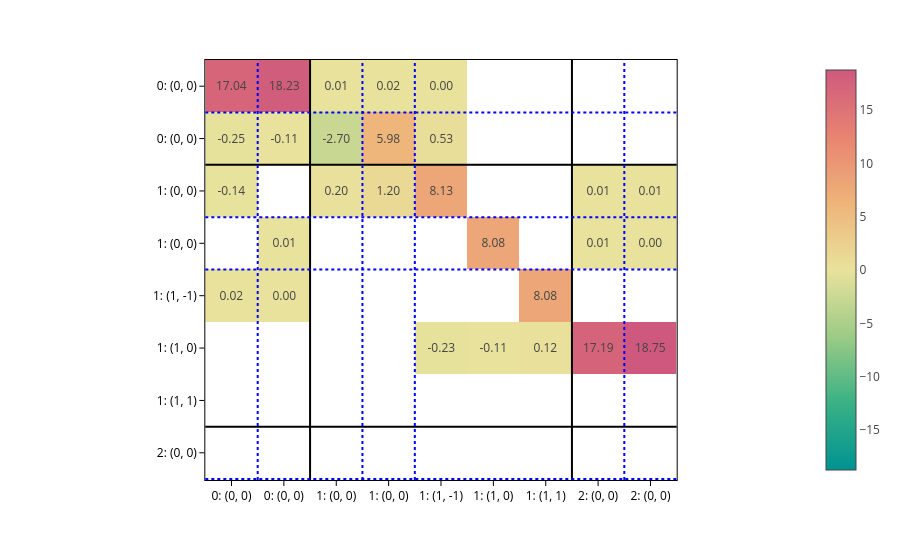
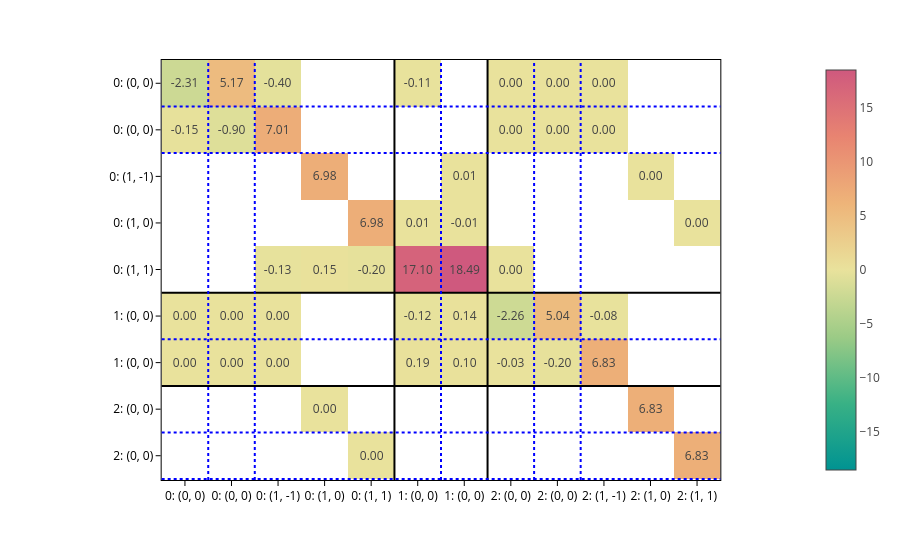

Notebook cell for these charts, in order:
### Markdown cell above
You can of course plot the predicted matrices:

### Code cell
matrices_rot = processor.matrix_from_data(data_rot, predictions=out_rot)

for config, matrix in zip(configs_rot, matrices_rot):
    plot_basis_matrix(
        matrix*100,
        config,
        point_lines={"color": "black"},
        basis_lines={"color": "blue"},
        colorscale="temps",
        text=".2f",
        basis_labels=True,
    ).show()

### Figure 1 — Plotly figure (JSON) as saved in the notebook; plotly's stock layout.template omitted (floating-point values rounded to 4 significant figures)
{"data": [{"coloraxis": "coloraxis", "hovertemplate": "x: %{x}<br>y: %{y}<br>color: %{z}<extra></extra>", "name": "0", "texttemplate": "%{z:.2f}", "type": "heatmap", "xaxis": "x", "yaxis": "y", "z": [[17.04, 18.23, 0.01494, 0.02414, -0.0008452, null, null, null, null], [-0.2527, -0.113, -2.698, 5.981, 0.5313, null, null, null, null], [-0.1356, null, 0.2026, 1.204, 8.131, null, null, 0.01406, 0.009405], [null, 0.01395, null, null, null, 8.084, null, 0.01319, -0.002658], [0.02251, 0.0008402, null, null, null, null, 8.084, null, null], [null, null, null, null, -0.2321, -0.1051, 0.1199, 17.19, 18.75]]}], "layout": {"coloraxis": {"cmid": 0, "colorscale": [[0, "rgb(0, 147, 146)"], [0.1667, "rgb(57, 177, 133)"], [0.3333, "rgb(156, 203, 134)"], [0.5, "rgb(233, 226, 156)"], [0.6667, "rgb(238, 180, 121)"], [0.8333, "rgb(232, 132, 113)"], [1, "rgb(207, 89, 126)"]]}, "margin": {"t": 60}, "shapes": [{"line": {"color": "black"}, "type": "line", "x0": 0, "x1": 1, "xref": "x domain", "y0": 1.5, "y1": 1.5, "yref": "y"}, {"line": {"color": "black"}, "type": "line", "x0": 1.5, "x1": 1.5, "xref": "x", "y0": 0, "y1": 1, "yref": "y domain"}, {"line": {"color": "black"}, "type": "line", "x0": 0, "x1": 1, "xref": "x domain", "y0": 6.5, "y1": 6.5, "yref": "y"}, {"line": {"color": "black"}, "type": "line", "x0": 6.5, "x1": 6.5, "xref": "x", "y0": 0, "y1": 1, "yref": "y domain"}, {"line": {"color": "blue", "dash": "dot"}, "type": "line", "x0": 0, "x1": 1, "xref": "x domain", "y0": 0.5, "y1": 0.5, "yref": "y"}, {"line": {"color": "blue", "dash": "dot"}, "type": "line", "x0": 0.5, "x1": 0.5, "xref": "x", "y0": 0, "y1": 1, "yref": "y domain"}, {"line": {"color": "blue", "dash": "dot"}, "type": "line", "x0": 0, "x1": 1, "xref": "x domain", "y0": 2.5, "y1": 2.5, "yref": "y"}, {"line": {"color": "blue", "dash": "dot"}, "type": "line", "x0": 2.5, "x1": 2.5, "xref": "x", "y0": 0, "y1": 1, "yref": "y domain"}, {"line": {"color": "blue", "dash": "dot"}, "type": "line", "x0": 0, "x1": 1, "xref": "x domain", "y0": 3.5, "y1": 3.5, "yref": "y"}, {"line": {"color": "blue", "dash": "dot"}, "type": "line", "x0": 3.5, "x1": 3.5, "xref": "x", "y0": 0, "y1": 1, "yref": "y domain"}, {"line": {"color": "blue", "dash": "dot"}, "type": "line", "x0": 0, "x1": 1, "xref": "x domain", "y0": 7.5, "y1": 7.5, "yref": "y"}, {"line": {"color": "blue", "dash": "dot"}, "type": "line", "x0": 7.5, "x1": 7.5, "xref": "x", "y0": 0, "y1": 1, "yref": "y domain"}], "xaxis": {"anchor": "y", "constrain": "domain", "domain": [0, 1], "scaleanchor": "y", "ticktext": ["0: (0, 0)", "0: (0, 0)", "1: (0, 0)", "1: (0, 0)", "1: (1, -1)", "1: (1, 0)", "1: (1, 1)", "2: (0, 0)", "2: (0, 0)"], "tickvals": [0, 1, 2, 3, 4, 5, 6, 7, 8]}, "yaxis": {"anchor": "x", "autorange": "reversed", "constrain": "domain", "domain": [0, 1], "ticktext": ["0: (0, 0)", "0: (0, 0)", "1: (0, 0)", "1: (0, 0)", "1: (1, -1)", "1: (1, 0)", "1: (1, 1)", "2: (0, 0)", "2: (0, 0)"], "tickvals": [0, 1, 2, 3, 4, 5, 6, 7, 8]}}}

### Figure 2 — Plotly figure (JSON) as saved in the notebook; plotly's stock layout.template omitted (floating-point values rounded to 4 significant figures)
{"data": [{"coloraxis": "coloraxis", "hovertemplate": "x: %{x}<br>y: %{y}<br>color: %{z}<extra></extra>", "name": "0", "texttemplate": "%{z:.2f}", "type": "heatmap", "xaxis": "x", "yaxis": "y", "z": [[-2.31, 5.172, -0.3992, null, null, -0.109, null, 2.154e-05, -8.848e-05, 1.613e-05, null, null], [-0.1532, -0.9007, 7.005, null, null, null, null, 1.309e-05, -4.892e-05, -7.191e-05, null, null], [null, null, null, 6.975, null, null, 0.01306, null, null, null, 7.429e-05, null], [null, null, null, null, 6.975, 0.008719, -0.01225, null, null, null, null, 7.429e-05], [null, null, -0.1311, 0.1543, -0.2009, 17.1, 18.49, 0.002513, null, null, null, null], [2.059e-05, -8.372e-05, -9.973e-06, null, null, -0.1225, 0.1405, -2.265, 5.04, -0.08404, null, null], [-9.879e-06, 4.635e-05, -6.378e-05, null, null, 0.1881, 0.0988, -0.03057, -0.1955, 6.829, null, null], [null, null, null, 6.894e-05, null, null, null, null, null, null, 6.827, null], [null, null, null, null, 6.894e-05, null, null, null, null, null, null, 6.827]]}], "layout": {"coloraxis": {"cmid": 0, "colorscale": [[0, "rgb(0, 147, 146)"], [0.1667, "rgb(57, 177, 133)"], [0.3333, "rgb(156, 203, 134)"], [0.5, "rgb(233, 226, 156)"], [0.6667, "rgb(238, 180, 121)"], [0.8333, "rgb(232, 132, 113)"], [1, "rgb(207, 89, 126)"]]}, "margin": {"t": 60}, "shapes": [{"line": {"color": "black"}, "type": "line", "x0": 0, "x1": 1, "xref": "x domain", "y0": 4.5, "y1": 4.5, "yref": "y"}, {"line": {"color": "black"}, "type": "line", "x0": 4.5, "x1": 4.5, "xref": "x", "y0": 0, "y1": 1, "yref": "y domain"}, {"line": {"color": "black"}, "type": "line", "x0": 0, "x1": 1, "xref": "x domain", "y0": 6.5, "y1": 6.5, "yref": "y"}, {"line": {"color": "black"}, "type": "line", "x0": 6.5, "x1": 6.5, "xref": "x", "y0": 0, "y1": 1, "yref": "y domain"}, {"line": {"color": "blue", "dash": "dot"}, "type": "line", "x0": 0, "x1": 1, "xref": "x domain", "y0": 0.5, "y1": 0.5, "yref": "y"}, {"line": {"color": "blue", "dash": "dot"}, "type": "line", "x0": 0.5, "x1": 0.5, "xref": "x", "y0": 0, "y1": 1, "yref": "y domain"}, {"line": {"color": "blue", "dash": "dot"}, "type": "line", "x0": 0, "x1": 1, "xref": "x domain", "y0": 1.5, "y1": 1.5, "yref": "y"}, {"line": {"color": "blue", "dash": "dot"}, "type": "line", "x0": 1.5, "x1": 1.5, "xref": "x", "y0": 0, "y1": 1, "yref": "y domain"}, {"line": {"color": "blue", "dash": "dot"}, "type": "line", "x0": 0, "x1": 1, "xref": "x domain", "y0": 5.5, "y1": 5.5, "yref": "y"}, {"line": {"color": "blue", "dash": "dot"}, "type": "line", "x0": 5.5, "x1": 5.5, "xref": "x", "y0": 0, "y1": 1, "yref": "y domain"}, {"line": {"color": "blue", "dash": "dot"}, "type": "line", "x0": 0, "x1": 1, "xref": "x domain", "y0": 7.5, "y1": 7.5, "yref": "y"}, {"line": {"color": "blue", "dash": "dot"}, "type": "line", "x0": 7.5, "x1": 7.5, "xref": "x", "y0": 0, "y1": 1, "yref": "y domain"}, {"line": {"color": "blue", "dash": "dot"}, "type": "line", "x0": 0, "x1": 1, "xref": "x domain", "y0": 8.5, "y1": 8.5, "yref": "y"}, {"line": {"color": "blue", "dash": "dot"}, "type": "line", "x0": 8.5, "x1": 8.5, "xref": "x", "y0": 0, "y1": 1, "yref": "y domain"}], "xaxis": {"anchor": "y", "constrain": "domain", "domain": [0, 1], "scaleanchor": "y", "ticktext": ["0: (0, 0)", "0: (0, 0)", "0: (1, -1)", "0: (1, 0)", "0: (1, 1)", "1: (0, 0)", "1: (0, 0)", "2: (0, 0)", "2: (0, 0)", "2: (1, -1)", "2: (1, 0)", "2: (1, 1)"], "tickvals": [0, 1, 2, 3, 4, 5, 6, 7, 8, 9, 10, 11]}, "yaxis": {"anchor": "x", "autorange": "reversed", "constrain": "domain", "domain": [0, 1], "ticktext": ["0: (0, 0)", "0: (0, 0)", "0: (1, -1)", "0: (1, 0)", "0: (1, 1)", "1: (0, 0)", "1: (0, 0)", "2: (0, 0)", "2: (0, 0)", "2: (1, -1)", "2: (1, 0)", "2: (1, 1)"], "tickvals": [0, 1, 2, 3, 4, 5, 6, 7, 8, 9, 10, 11]}}}
